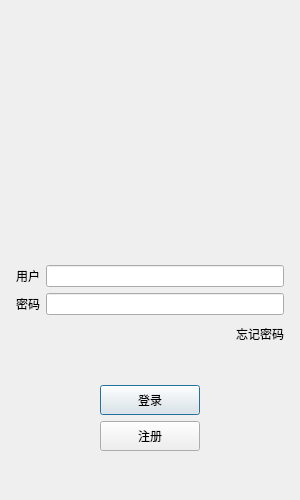
<?xml version="1.0" encoding="UTF-8"?>
<ui version="4.0">
 <class>LoginDialog</class>
 <widget class="QDialog" name="LoginDialog">
  <property name="geometry">
   <rect>
    <x>0</x>
    <y>0</y>
    <width>300</width>
    <height>500</height>
   </rect>
  </property>
  <property name="minimumSize">
   <size>
    <width>300</width>
    <height>500</height>
   </size>
  </property>
  <property name="maximumSize">
   <size>
    <width>300</width>
    <height>500</height>
   </size>
  </property>
  <property name="windowTitle">
   <string>Dialog</string>
  </property>
  <layout class="QVBoxLayout" name="verticalLayout_2">
   <item>
    <widget class="QWidget" name="widget" native="true">
     <layout class="QGridLayout" name="gridLayout">
      <item row="0" column="0">
       <widget class="QLabel" name="cover">
        <property name="minimumSize">
         <size>
          <width>200</width>
          <height>200</height>
         </size>
        </property>
        <property name="maximumSize">
         <size>
          <width>200</width>
          <height>200</height>
         </size>
        </property>
        <property name="text">
         <string/>
        </property>
        <property name="pixmap">
         <pixmap resource="rc.qrc">:/res/cover.png</pixmap>
        </property>
        <property name="scaledContents">
         <bool>true</bool>
        </property>
        <property name="alignment">
         <set>Qt::AlignmentFlag::AlignCenter</set>
        </property>
       </widget>
      </item>
      <item row="1" column="0">
       <spacer name="verticalSpacer">
        <property name="orientation">
         <enum>Qt::Orientation::Vertical</enum>
        </property>
        <property name="sizeHint" stdset="0">
         <size>
          <width>20</width>
          <height>40</height>
         </size>
        </property>
       </spacer>
      </item>
     </layout>
    </widget>
   </item>
   <item>
    <layout class="QVBoxLayout" name="verticalLayout" stretch="0,0,0,0,0,0,0">
     <property name="leftMargin">
      <number>5</number>
     </property>
     <property name="topMargin">
      <number>5</number>
     </property>
     <property name="rightMargin">
      <number>5</number>
     </property>
     <property name="bottomMargin">
      <number>5</number>
     </property>
     <item>
      <layout class="QHBoxLayout" name="horizontalLayout">
       <item>
        <widget class="QLabel" name="user_label">
         <property name="text">
          <string>用户</string>
         </property>
        </widget>
       </item>
       <item>
        <widget class="QLineEdit" name="user_edit"/>
       </item>
      </layout>
     </item>
     <item>
      <layout class="QHBoxLayout" name="horizontalLayout_2">
       <item>
        <widget class="QLabel" name="pass_label">
         <property name="text">
          <string>密码</string>
         </property>
        </widget>
       </item>
       <item>
        <widget class="QLineEdit" name="pass_edit"/>
       </item>
      </layout>
     </item>
     <item>
      <layout class="QHBoxLayout" name="horizontalLayout_3">
       <item>
        <spacer name="horizontalSpacer">
         <property name="orientation">
          <enum>Qt::Orientation::Horizontal</enum>
         </property>
         <property name="sizeHint" stdset="0">
          <size>
           <width>40</width>
           <height>20</height>
          </size>
         </property>
        </spacer>
       </item>
       <item>
        <widget class="QLabel" name="forget_label">
         <property name="minimumSize">
          <size>
           <width>0</width>
           <height>25</height>
          </size>
         </property>
         <property name="maximumSize">
          <size>
           <width>16777215</width>
           <height>25</height>
          </size>
         </property>
         <property name="text">
          <string>忘记密码</string>
         </property>
        </widget>
       </item>
      </layout>
     </item>
     <item>
      <spacer name="verticalSpacer_2">
       <property name="orientation">
        <enum>Qt::Orientation::Vertical</enum>
       </property>
       <property name="sizeHint" stdset="0">
        <size>
         <width>20</width>
         <height>40</height>
        </size>
       </property>
      </spacer>
     </item>
     <item>
      <layout class="QHBoxLayout" name="horizontalLayout_4">
       <item>
        <spacer name="horizontalSpacer_2">
         <property name="orientation">
          <enum>Qt::Orientation::Horizontal</enum>
         </property>
         <property name="sizeHint" stdset="0">
          <size>
           <width>40</width>
           <height>20</height>
          </size>
         </property>
        </spacer>
       </item>
       <item>
        <widget class="QPushButton" name="login_btn">
         <property name="minimumSize">
          <size>
           <width>100</width>
           <height>30</height>
          </size>
         </property>
         <property name="text">
          <string>登录</string>
         </property>
        </widget>
       </item>
       <item>
        <spacer name="horizontalSpacer_3">
         <property name="orientation">
          <enum>Qt::Orientation::Horizontal</enum>
         </property>
         <property name="sizeHint" stdset="0">
          <size>
           <width>40</width>
           <height>20</height>
          </size>
         </property>
        </spacer>
       </item>
      </layout>
     </item>
     <item>
      <layout class="QHBoxLayout" name="horizontalLayout_5">
       <item>
        <spacer name="horizontalSpacer_4">
         <property name="orientation">
          <enum>Qt::Orientation::Horizontal</enum>
         </property>
         <property name="sizeHint" stdset="0">
          <size>
           <width>40</width>
           <height>20</height>
          </size>
         </property>
        </spacer>
       </item>
       <item>
        <widget class="QPushButton" name="register_btn">
         <property name="minimumSize">
          <size>
           <width>100</width>
           <height>30</height>
          </size>
         </property>
         <property name="text">
          <string>注册</string>
         </property>
        </widget>
       </item>
       <item>
        <spacer name="horizontalSpacer_5">
         <property name="orientation">
          <enum>Qt::Orientation::Horizontal</enum>
         </property>
         <property name="sizeHint" stdset="0">
          <size>
           <width>40</width>
           <height>20</height>
          </size>
         </property>
        </spacer>
       </item>
      </layout>
     </item>
     <item>
      <spacer name="verticalSpacer_3">
       <property name="orientation">
        <enum>Qt::Orientation::Vertical</enum>
       </property>
       <property name="sizeHint" stdset="0">
        <size>
         <width>20</width>
         <height>40</height>
        </size>
       </property>
      </spacer>
     </item>
    </layout>
   </item>
  </layout>
 </widget>
 <resources>
  <include location="rc.qrc"/>
 </resources>
 <connections/>
</ui>
